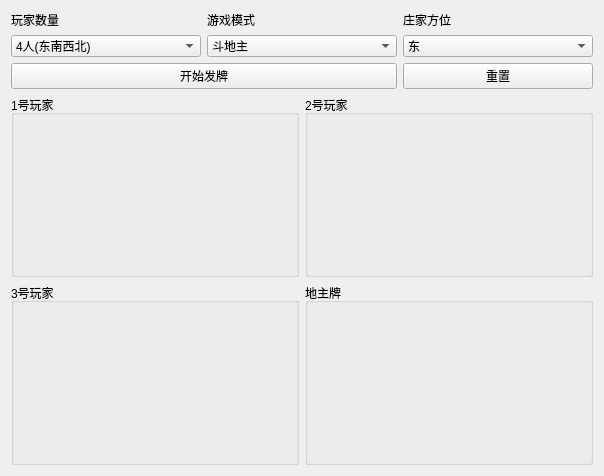
<?xml version="1.0" encoding="UTF-8"?>
<ui version="4.0">
 <class>DealingScreen</class>
 <widget class="QWidget" name="DealingScreen">
  <property name="geometry">
   <rect>
    <x>0</x>
    <y>0</y>
    <width>604</width>
    <height>476</height>
   </rect>
  </property>
  <property name="windowTitle">
   <string>Form</string>
  </property>
  <layout class="QVBoxLayout" name="verticalLayout" stretch="0,8">
   <item>
    <layout class="QGridLayout" name="gridLayout">
     <item row="0" column="1">
      <widget class="QLabel" name="label_2">
       <property name="text">
        <string>游戏模式</string>
       </property>
      </widget>
     </item>
     <item row="1" column="1">
      <widget class="QComboBox" name="comboBox_2">
       <item>
        <property name="text">
         <string>斗地主</string>
        </property>
       </item>
       <item>
        <property name="text">
         <string>剧本杀</string>
        </property>
       </item>
      </widget>
     </item>
     <item row="1" column="0">
      <widget class="QComboBox" name="comboBox">
       <item>
        <property name="text">
         <string>4人(东南西北)</string>
        </property>
       </item>
      </widget>
     </item>
     <item row="0" column="0">
      <widget class="QLabel" name="label">
       <property name="text">
        <string>玩家数量</string>
       </property>
      </widget>
     </item>
     <item row="0" column="2">
      <widget class="QLabel" name="label_3">
       <property name="text">
        <string>庄家方位</string>
       </property>
      </widget>
     </item>
     <item row="1" column="2">
      <widget class="QComboBox" name="comboBox_3">
       <item>
        <property name="text">
         <string>东</string>
        </property>
       </item>
      </widget>
     </item>
     <item row="2" column="0" colspan="2">
      <widget class="QPushButton" name="sendCards">
       <property name="text">
        <string>开始发牌</string>
       </property>
      </widget>
     </item>
     <item row="2" column="2">
      <widget class="QPushButton" name="restart">
       <property name="text">
        <string>重置</string>
       </property>
      </widget>
     </item>
    </layout>
   </item>
   <item>
    <layout class="QGridLayout" name="gridLayout_2">
     <item row="0" column="1">
      <widget class="QGroupBox" name="groupBox_2">
       <property name="title">
        <string>2号玩家</string>
       </property>
      </widget>
     </item>
     <item row="0" column="0">
      <widget class="QGroupBox" name="groupBox_1">
       <property name="title">
        <string>1号玩家</string>
       </property>
      </widget>
     </item>
     <item row="1" column="0">
      <widget class="QGroupBox" name="groupBox_3">
       <property name="title">
        <string>3号玩家</string>
       </property>
      </widget>
     </item>
     <item row="1" column="1">
      <widget class="QGroupBox" name="groupBox_4">
       <property name="title">
        <string>地主牌</string>
       </property>
      </widget>
     </item>
    </layout>
   </item>
  </layout>
 </widget>
 <resources/>
 <connections/>
</ui>
